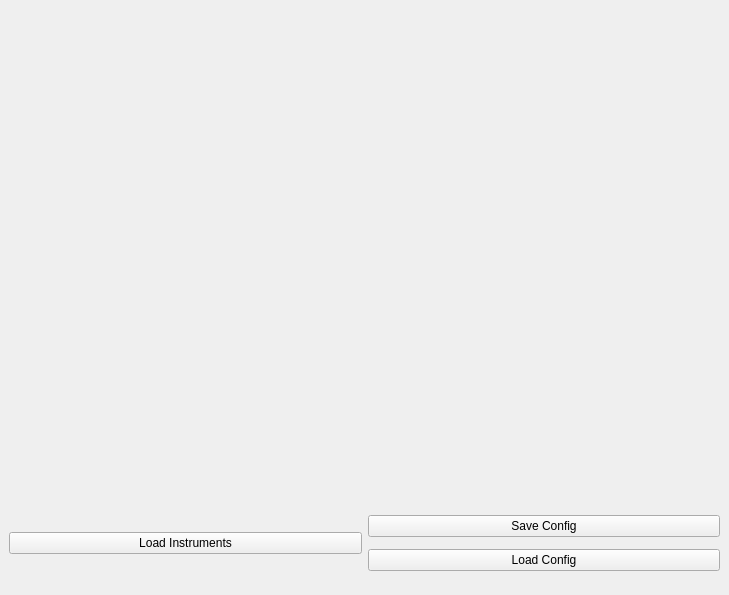
<?xml version="1.0" encoding="UTF-8"?>
<ui version="4.0">
 <class>devices_menu</class>
 <widget class="QWidget" name="devices_menu">
  <property name="geometry">
   <rect>
    <x>0</x>
    <y>0</y>
    <width>729</width>
    <height>595</height>
   </rect>
  </property>
  <property name="windowTitle">
   <string>Form</string>
  </property>
  <widget class="QWidget" name="device_menu" native="true">
   <property name="geometry">
    <rect>
     <x>9</x>
     <y>9</y>
     <width>711</width>
     <height>501</height>
    </rect>
   </property>
   <layout class="QFormLayout" name="formLayout"/>
  </widget>
  <widget class="QWidget" name="widget" native="true">
   <property name="geometry">
    <rect>
     <x>9</x>
     <y>509</y>
     <width>711</width>
     <height>70</height>
    </rect>
   </property>
   <layout class="QGridLayout" name="gridLayout">
    <item row="0" column="0" rowspan="2">
     <widget class="QPushButton" name="load_instruments_button">
      <property name="text">
       <string>Load Instruments</string>
      </property>
     </widget>
    </item>
    <item row="0" column="1">
     <widget class="QPushButton" name="save_config_button">
      <property name="text">
       <string>Save Config</string>
      </property>
     </widget>
    </item>
    <item row="1" column="1">
     <widget class="QPushButton" name="load_config_button">
      <property name="text">
       <string>Load Config</string>
      </property>
     </widget>
    </item>
   </layout>
  </widget>
 </widget>
 <resources/>
 <connections/>
</ui>
